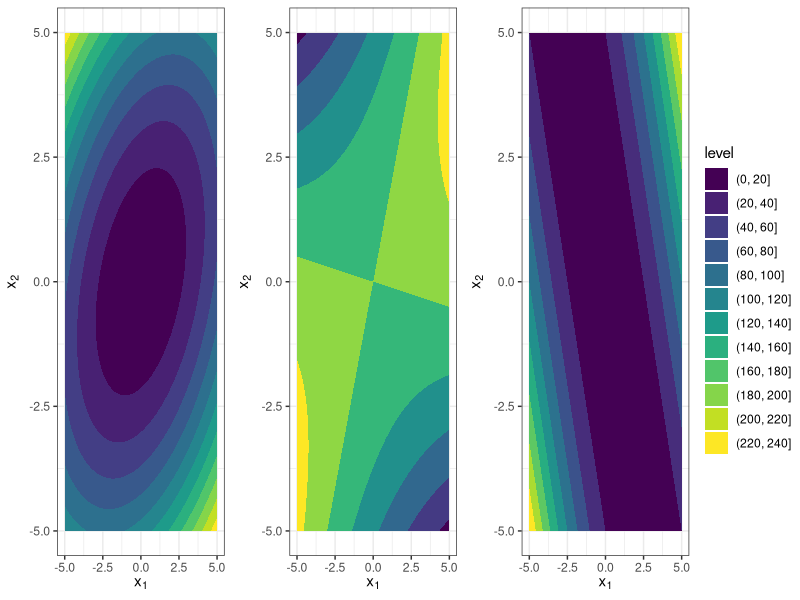

Write R code to recreate this figure.
library(ggplot2)
library(ggpubr)
library(numDeriv)

# Two quadratic functions

# Matrix 1: positive eigenvalues 
D = diag(c(2, 5))
V = matrix(c(2, 1, -1, 2), 2, byrow=FALSE) / sqrt(5)
A = V %*% D %*% t(V)

print(A)
print(eigen(A)$values)

# Plot function 
x1 = seq(-5, 5, by = 0.1)
x2 = x1
X = expand.grid(x1, x2)
y = apply(X, 1, function(x) t(x) %*% A %*% x)

df = data.frame(X, y)

p1 = ggplot(data = df, aes(x = Var1, y = Var2, z = y)) + geom_contour_filled()
p1 = p1 + xlab(expression(x[1])) + ylab(expression(x[2])) + theme_bw()


D = diag(c(2, -5))
V = matrix(c(2, 1, -1, 2), 2, byrow=FALSE) / sqrt(5)
A = V %*% D %*% t(V)

print(A)
print(eigen(A)$values)

# Plot function 
x1 = seq(-5, 5, by = 0.1)
x2 = x1
X = expand.grid(x1, x2)
y = apply(X, 1, function(x) t(x) %*% A %*% x)

df = data.frame(X, y)

p2 = ggplot(data = df, aes(x = Var1, y = Var2, z = y)) + geom_contour_filled()
p2 = p2 + xlab(expression(x[1])) + ylab(expression(x[2])) + theme_bw()


D = diag(c(2, 0))
V = matrix(c(2, 1, -1, 2), 2, byrow=FALSE) / sqrt(5)
A = V %*% D %*% t(V)

print(A)
print(eigen(A)$values)

# Plot function 
x1 = seq(-5, 5, by = 0.1)
x2 = x1
X = expand.grid(x1, x2)
y = apply(X, 1, function(x) t(x) %*% A %*% x)

df = data.frame(X, y)

p3 = ggplot(data = df, aes(x = Var1, y = Var2, z = y)) + geom_contour_filled()
p3 = p3 + xlab(expression(x[1])) + ylab(expression(x[2])) + theme_bw()


p = ggarrange(p1, p2, p3, nrow=1, common.legend = TRUE, legend="right")

ggsave("figure_man/hessian-eigenvalues.pdf", p, width = 12, height = 4)